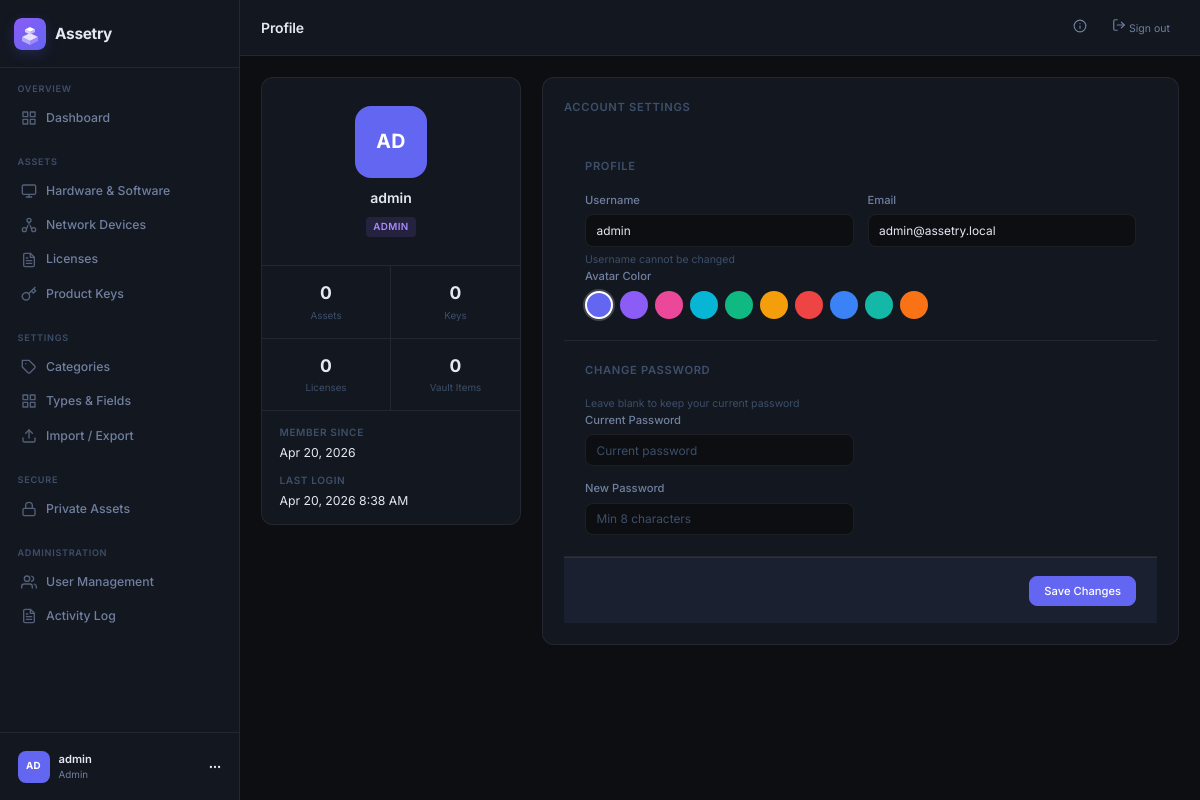
The page /profile (signed in) on the database as committed earlier.
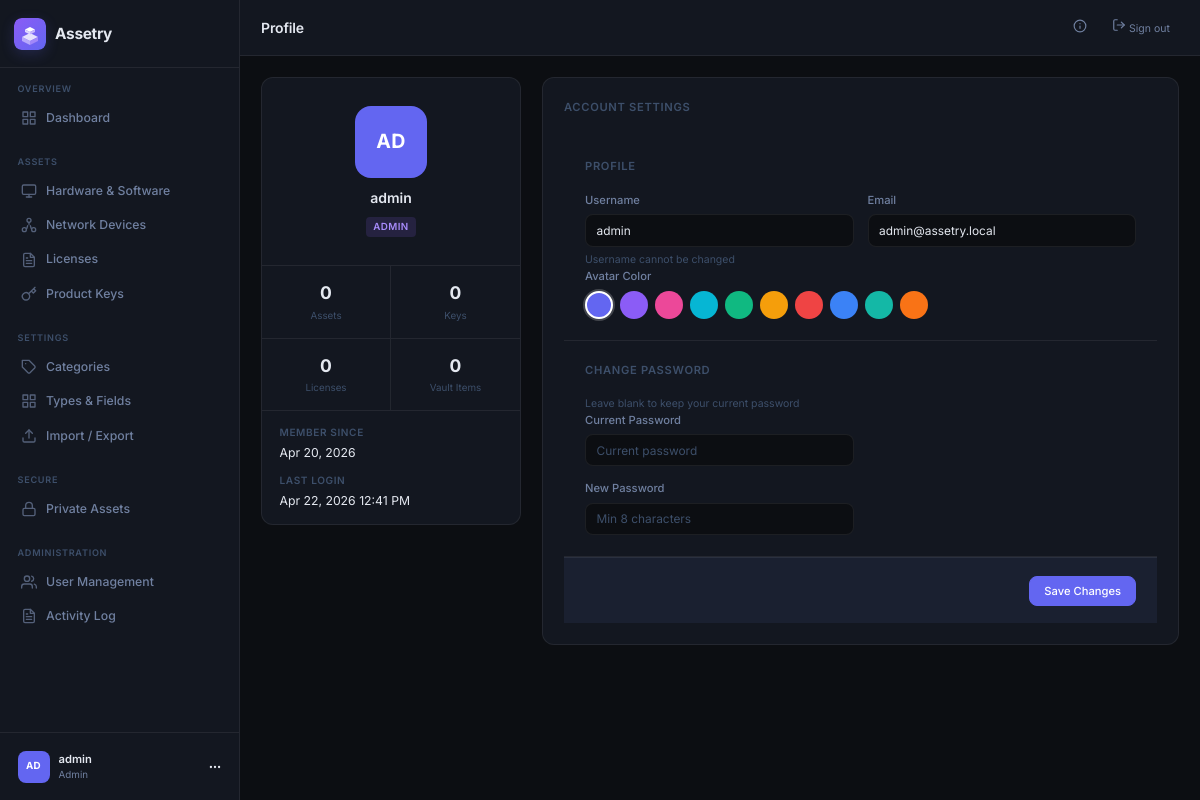
The same page on the database as committed later.
### tables this page shows
CREATE TABLE users (
            id INTEGER PRIMARY KEY AUTOINCREMENT,
            username TEXT UNIQUE NOT NULL,
            email TEXT UNIQUE NOT NULL,
            password_hash TEXT NOT NULL,
            role TEXT NOT NULL DEFAULT 'user',
            avatar_color TEXT NOT NULL DEFAULT '#6366f1',
            created_at DATETIME DEFAULT CURRENT_TIMESTAMP,
            last_login DATETIME,
            is_active INTEGER DEFAULT 1
        );

### src/controllers/profile_controller.php (called while the page is built, shortened)
<?php
route('GET', '/profile', function($params) {
    requireLogin();
    $user = currentUser();
    $db = getDB();
    $stats = [
        'assets' => $db->query("SELECT COUNT(*) FROM assets")->fetchColumn(),
        'keys' => $db->query("SELECT COUNT(*) FROM product_keys")->fetchColumn(),
        'licenses' => $db->query("SELECT COUNT(*) FROM licenses")->fetchColumn(),
        'vault' => $db->query("SELECT COUNT(*) FROM vault_items WHERE user_id={$user['id']}")->fetchColumn(),
    ];
    $title = 'Profile';
    ob_start(); require __DIR__ . '/../views/pages/profile.php'; $content = ob_get_clean();
    require __DIR__ . '/../views/layouts/main.php';
});

### public/index.php (called while the page is built, shortened)
<?php
require_once __DIR__ . '/../src/router.php';

### src/auth.php (called while the page is built, shortened)
<?php
function isLoggedIn(): bool {
    return isset($_SESSION['user_id']);
}
function requireLogin(): void {
    if (!isLoggedIn() || currentUser() === null) {
        session_destroy();
        header('Location: /login');
        exit;
    }
}
function currentUser(): ?array {
    static $user = null;
    if ($user === null) {
        $db = getDB();
        $stmt = $db->prepare("SELECT * FROM users WHERE id = ? AND is_active = 1");
        $stmt->execute([$_SESSION['user_id']]);
        $user = $stmt->fetch();
    }
    return $user ?: null;
}

### src/helpers.php (called while the page is built, shortened)
<?php
function e(string $str): string {
    return htmlspecialchars($str, ENT_QUOTES, 'UTF-8');
}
function formatDate(string $date = null): string {
    return date('M j, Y', strtotime($date));
}
function formatDateTime(string $dt = null): string {
    return date('M j, Y g:i A', strtotime($dt));
}
function initials(string $name): string {
    $words = explode(' ', trim($name));
    return strtoupper(substr($name, 0, 2));
}

### src/views/pages/profile.php (the view, shortened to what the changed rows need)
<div class="profile-layout">
    <div class="profile-sidebar">
        <div class="profile-avatar-section">
            <div class="avatar avatar-xl" style="background:<?= e($user['avatar_color']) ?>"><?= e(initials($user['username'])) ?></div>
            <h3><?= e($user['username']) ?></h3>
            <span class="badge <?= $user['role'] === 'admin' ? 'badge-purple' : 'badge-neutral' ?>"><?= ucfirst($user['role']) ?></span>
        </div>
        <div class="profile-stats">
            <div class="profile-stat">
                <span class="profile-stat-value"><?= $stats['assets'] ?></span>
                <span class="profile-stat-label">Assets</span>
            </div>
            <div class="profile-stat">
                <span class="profile-stat-value"><?= $stats['keys'] ?></span>
                <span class="profile-stat-label">Keys</span>
            </div>
            <div class="profile-stat">
                <span class="profile-stat-value"><?= $stats['licenses'] ?></span>
                <span class="profile-stat-label">Licenses</span>
            </div>
            <div class="profile-stat">
                <span class="profile-stat-value"><?= $stats['vault'] ?></span>
                <span class="profile-stat-label">Vault Items</span>
            </div>
        </div>
        <div class="profile-info">
            <div class="detail-field">
                <span class="detail-label">Member since</span>
                <span class="detail-value"><?= formatDate($user['created_at']) ?></span>
            </div>
            <div class="detail-field">
                <span class="detail-label">Last login</span>
                <span class="detail-value"><?= $user['last_login'] ? formatDateTime($user['last_login']) : 'Now' ?></span>
            </div>
        </div>
    </div>
    <div class="profile-main">
        <div class="detail-card">
            <h3 class="form-section-title" style="margin-bottom:1.5rem">Account Settings</h3>
            <form method="POST" action="/profile">
                <div class="form-section">
                    <h4 class="form-section-title">Profile</h4>
                    <div class="form-grid">
                        <div class="form-group">
                            <label class="form-label">Username</label>
                            <input type="text" class="form-input" value="<?= e($user['username']) ?>" disabled>
                            <span class="form-hint">Username cannot be changed</span>
                        </div>
                        <div class="form-group">
                            <label class="form-label">Email</label>
                            <input type="email" name="email" class="form-input" value="<?= e($user['email']) ?>" required>
                        </div>
                    </div>
                    <div class="form-group">
                        <label class="form-label">Avatar Color</label>
                        <div class="color-picker">
                            <?php
                            $colors = ['#6366f1','#8b5cf6','#ec4899','#06b6d4','#10b981','#f59e0b','#ef4444','#3b82f6','#14b8a6','#f97316'];
                            foreach ($colors as $c):
                            ?>
                            <label class="color-swatch <?= $user['avatar_color'] === $c ? 'color-selected' : '' ?>">
                                <span class="color-dot" style="background:<?= $c ?>"></span>
                            </label>
                            <?php endforeach; ?>
                        </div>
                    </div>
                </div>
                <div class="form-section">
                    <h4 class="form-section-title">Change Password</h4>
                    <p class="form-hint">Leave blank to keep your current password</p>
                    <div class="form-grid">
                        <div class="form-group form-col-3">
                            <label class="form-label">Current Password</label>
                            <input type="password" name="current_password" class="form-input" placeholder="Current password">
                        </div>
                        <div class="form-group form-col-3">
                            <label class="form-label">New Password</label>
                            <input type="password" name="new_password" class="form-input" placeholder="Min 8 characters" minlength="8">
                        </div>
                    </div>
                </div>
                <div class="form-actions">
                    <button type="submit" class="btn btn-primary">Save Changes</button>
                </div>
            </form>
        </div>
    </div>
</div>

### src/views/layouts/main.php (shortened to what the changed rows need)
<?php
require_once __DIR__ . '/../../auth.php';
$user = currentUser();
$currentPath = parse_url($_SERVER['REQUEST_URI'], PHP_URL_PATH);
function navActive(string $path): string {
    global $currentPath;
    if ($path === '/dashboard') {
        return $currentPath === '/dashboard' ? 'nav-item active' : 'nav-item';
    }
    return strpos($currentPath, $path) === 0 ? 'nav-item active' : 'nav-item';
}
?>
<!DOCTYPE html>
<html lang="en">
<head>
    <link rel="stylesheet" href="/static/app.css">
</head>
<body>
<div class="app-shell">
    <aside class="sidebar">
        <div class="sidebar-header">
            <a href="/dashboard" class="brand">
                <div class="brand-icon brand-icon-img">
                    <img src="/static/logo.svg" alt="Assetry" width="32" height="32">
                </div>
                <span class="brand-name">Assetry</span>
            </a>
        </div>
        <nav class="sidebar-nav">
            <div class="nav-section">
                <span class="nav-label">Overview</span>
                <a href="/dashboard" class="<?= navActive('/dashboard') ?>">
                    <span>Dashboard</span>
                </a>
            </div>
            <div class="nav-section">
                <span class="nav-label">Assets</span>
                <a href="/assets" class="<?= navActive('/assets') ?>">
                    <svg xmlns="http://www.w3.org/2000/svg" width="16" height="16" viewBox="0 0 24 24" fill="none" stroke="currentColor" stroke-width="2" stroke-linecap="round" stroke-linejoin="round"><rect x="2" y="3" width="20" height="14" rx="2" ry="2"/><line x1="8" y1="21" x2="16" y2="21"/><line x1="12" y1="17" x2="12" y2="21"/></svg>
                    <span>Hardware & Software</span>
                </a>
                <a href="/network" class="<?= navActive('/network') ?>">
                    <span>Network Devices</span>
                </a>
                <a href="/licenses" class="<?= navActive('/licenses') ?>">
                    <span>Licenses</span>
                </a>
                <a href="/keys" class="<?= navActive('/keys') ?>">
                    <svg xmlns="http://www.w3.org/2000/svg" width="16" height="16" viewBox="0 0 24 24" fill="none" stroke="currentColor" stroke-width="2" stroke-linecap="round" stroke-linejoin="round"><path d="M21 2l-2 2m-7.61 7.61a5.5 5.5 0 1 1-7.778 7.778 5.5 5.5 0 0 1 7.777-7.777zm0 0L15.5 7.5m0 0l3 3L22 7l-3-3m-3.5 3.5L19 4"/></svg>
                    <span>Product Keys</span>
                </a>
            </div>
            <div class="nav-section">
                <span class="nav-label">Settings</span>
                <a href="/categories" class="<?= navActive('/categories') ?>">
                    <svg xmlns="http://www.w3.org/2000/svg" width="16" height="16" viewBox="0 0 24 24" fill="none" stroke="currentColor" stroke-width="2" stroke-linecap="round" stroke-linejoin="round"><path d="M20.59 13.41l-7.17 7.17a2 2 0 0 1-2.83 0L2 12V2h10l8.59 8.59a2 2 0 0 1 0 2.82z"/><line x1="7" y1="7" x2="7.01" y2="7"/></svg>
                    <span>Categories</span>
                </a>
                <a href="/types" class="<?= navActive('/types') ?>">
                    <svg xmlns="http://www.w3.org/2000/svg" width="16" height="16" viewBox="0 0 24 24" fill="none" stroke="currentColor" stroke-width="2" stroke-linecap="round" stroke-linejoin="round"><path d="M3 3h7v7H3zM14 3h7v7h-7zM14 14h7v7h-7zM3 14h7v7H3z"/></svg>
                    <span>Types &amp; Fields</span>
                </a>
                <a href="/data" class="<?= navActive('/data') ?>">
                    <svg xmlns="http://www.w3.org/2000/svg" width="16" height="16" viewBox="0 0 24 24" fill="none" stroke="currentColor" stroke-width="2" stroke-linecap="round" stroke-linejoin="round"><path d="M21 15v4a2 2 0 0 1-2 2H5a2 2 0 0 1-2-2v-4"/><polyline points="17 8 12 3 7 8"/><line x1="12" y1="3" x2="12" y2="15"/></svg>
                    <span>Import / Export</span>
                </a>
            </div>
            <div class="nav-section">
                <span class="nav-label">Secure</span>
                <a href="/vault" class="<?= navActive('/vault') ?>">
                    <svg xmlns="http://www.w3.org/2000/svg" width="16" height="16" viewBox="0 0 24 24" fill="none" stroke="currentColor" stroke-width="2" stroke-linecap="round" stroke-linejoin="round"><rect x="3" y="11" width="18" height="11" rx="2" ry="2"/><path d="M7 11V7a5 5 0 0 1 10 0v4"/></svg>
                    <span>Private Assets</span>
                </a>
            </div>
            <?php if ($user && $user['role'] === 'admin'): ?>
            <div class="nav-section">
                <span class="nav-label">Administration</span>
                <a href="/admin/users" class="<?= navActive('/admin') ?>">
                    <span>User Management</span>
                </a>
                <a href="/admin/logs" class="<?= navActive('/admin/logs') ?>">
                    <span>Activity Log</span>
                </a>
            </div>
            <?php endif; ?>
        </nav>
        <div class="sidebar-footer">
            <a href="/profile" class="user-card">
                <div class="avatar" style="background: <?= e($user['avatar_color'] ?? '#6366f1') ?>">
                    <?= e(initials($user['username'] ?? 'U')) ?>
                </div>
                <div class="user-info">
                    <span class="user-name"><?= e($user['username'] ?? '') ?></span>
                    <span class="user-role"><?= e(ucfirst($user['role'] ?? 'user')) ?></span>
                </div>
                <svg xmlns="http://www.w3.org/2000/svg" width="14" height="14" viewBox="0 0 24 24" fill="none" stroke="currentColor" stroke-width="2" stroke-linecap="round" stroke-linejoin="round"><circle cx="12" cy="12" r="1"/><circle cx="19" cy="12" r="1"/><circle cx="5" cy="12" r="1"/></svg>
            </a>
        </div>
    </aside>
    <main class="main-content">
        <header class="topbar">
            <div class="topbar-left">
                <h1 class="page-title"><?= e($title ?? 'Dashboard') ?></h1>
            </div>
            <div class="topbar-right">
                <button type="button" class="btn-ghost btn-sm" onclick="document.getElementById('about-modal').style.display='flex'" title="About Assetry" style="padding:0.4rem">
                    <svg xmlns="http://www.w3.org/2000/svg" width="14" height="14" viewBox="0 0 24 24" fill="none" stroke="currentColor" stroke-width="2" stroke-linecap="round" stroke-linejoin="round"><circle cx="12" cy="12" r="10"/><line x1="12" y1="16" x2="12" y2="12"/><line x1="12" y1="8" x2="12.01" y2="8"/></svg>
                </button>
                <a href="/logout" class="btn-ghost btn-sm">
                    <svg xmlns="http://www.w3.org/2000/svg" width="14" height="14" viewBox="0 0 24 24" fill="none" stroke="currentColor" stroke-width="2" stroke-linecap="round" stroke-linejoin="round"><path d="M9 21H5a2 2 0 0 1-2-2V5a2 2 0 0 1 2-2h4"/><polyline points="16 17 21 12 16 7"/><line x1="21" y1="12" x2="9" y2="12"/></svg>
                    Sign out
                </a>
            </div>
        </header>
        <div class="content-area">
            <?php echo $content ?? ''; ?>
        </div>
    </main>
</div>
</body>
</html>

Rows that differ between the two databases and show on the page:
changed users "AD": last_login "Apr 20, 2026 8:38 AM" → "Apr 22, 2026 12:41 PM"
